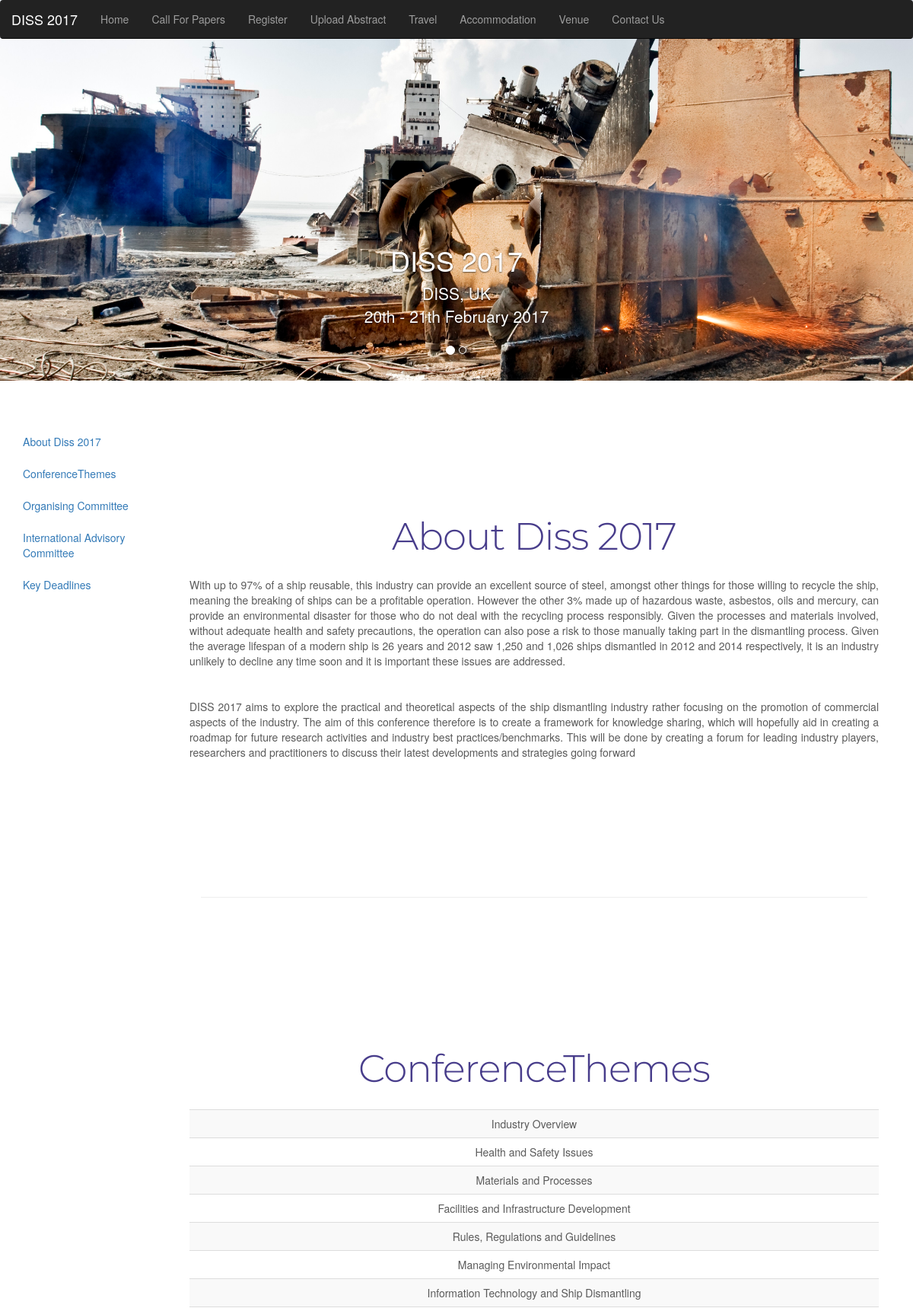
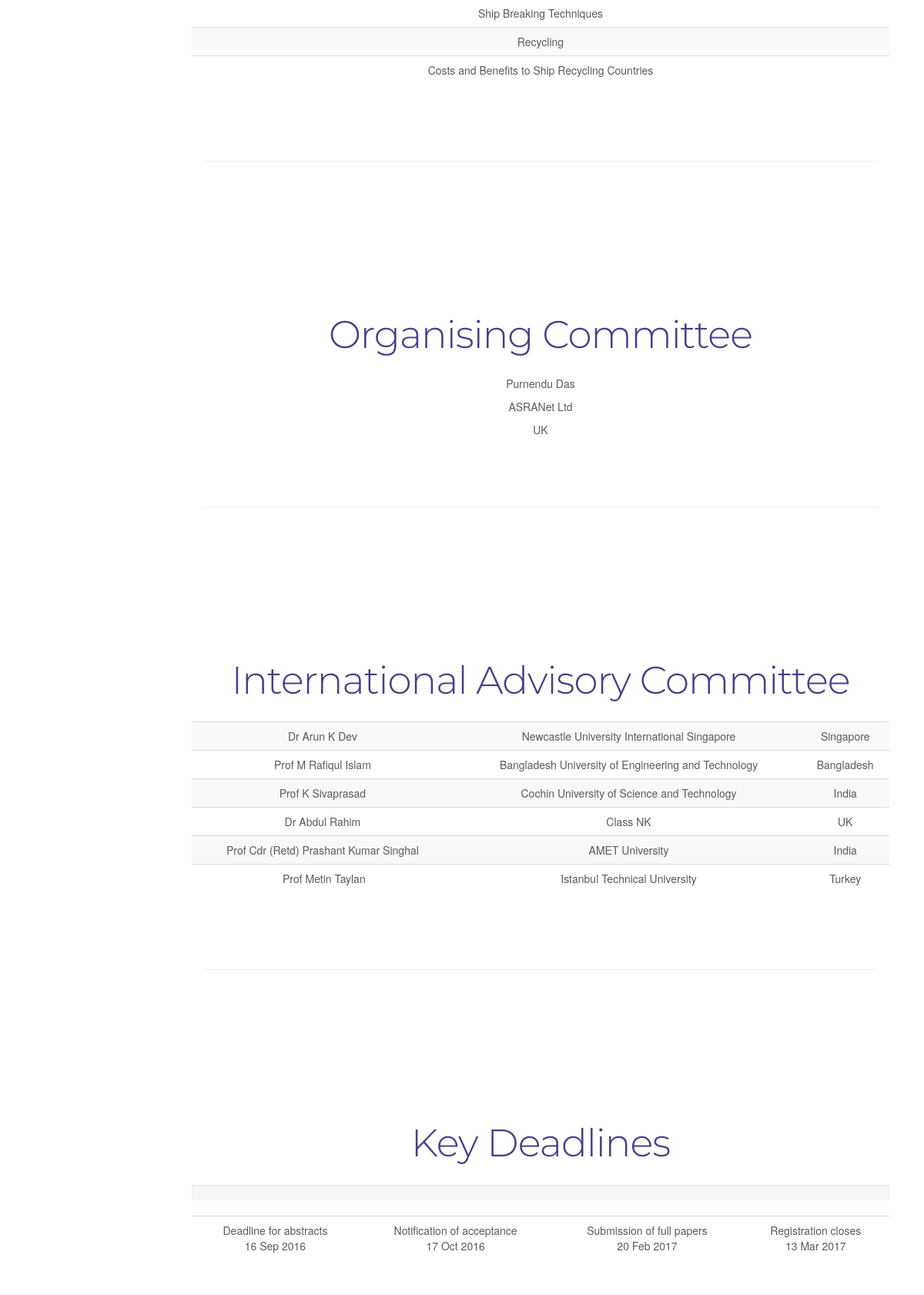
The page / (upper part) on the database its author committed (2 pictures, top to bottom).
### mainApp/models.py (models this page shows, shortened)
class Item(models.Model):
    page = models.ForeignKey(InfoPage)
    headline = models.CharField(max_length=40)
    element_id = models.CharField(max_length=40, unique=True)
    order = models.IntegerField()
    text = models.CharField(max_length=2000)
    def table_class(self):
        new_self = self.text.replace('<table border="1" cellpadding="1" cellspacing="1" style="width:500px">',
                                 '<table class="table table-striped" style="text-align: center">')
        new_self = new_self.replace('<p>', '<p style="text-align: justify">')
        return new_self

### mainApp/views.py (the view)
# urls.py: url(r'^$', 'mainApp.views.index', name='index'),
def index(request):
    story_list = Item.objects.filter(page__name="index").order_by('order')
    return render(request, 'index.html', {"story_list": story_list})

### templates/index.html (shortened to what this page needs)
{% extends 'baseTemplates/infoPageBase.html' %}
{% load staticfiles %}
{% block carousel %}
    <div id="myCarousel" class="carousel slide" data-ride="carousel">
        <ol class="carousel-indicators">
            <li data-target="#myCarousel" data-slide-to="0" class="active"></li>
            <li data-target="#myCarousel" data-slide-to="1"></li>
        </ol>
        <div class="carousel-inner" role="listbox">
            <div class="item active">
                <img class="first-slide" src="{% static "Images/carouselEx1.jpg" %}" alt="First slide">
                <div class="container">
                    <div class="carousel-caption">
                        <h1>DISS 2017</h1>
                        <p>DISS, UK<br>
                            20th - 21th February 2017</p>
                    </div>
                </div>
            </div>
        </div>
    </div>
    {% endblock %}

### templates/baseTemplates/infoPageBase.html (shortened to what this page needs)
{% extends 'baseTemplates/base.html' %}
{% load staticfiles %}
{% block body_block %}
    <div class="side-navigation col-md-4" id="sidebar">
        <ul class="nav nav-pills nav-stacked" id="sidebarNav" data-spy="affix">
            {% for story in story_list %}
                <li><a href="#{{ story.id }}">{{ story.headline }}</a></li>
            {% endfor %}
        </ul>
    </div>
    <div class="main-body">
        {% for story in story_list %}
            <div class="row featurette">
                <h2 class="featurette-heading" id="{{ story.id }}">
                    {{ story.headline }}
                </h2>
                {% autoescape off %}
                    {{ story.table_class }}
                {% endautoescape %}
            </div>
            <hr class="featurette-divider">
        {% endfor %}
    </div>
{% endblock %}

### static/styles.css (style rules this page uses)
body { padding-bottom: 40px; color: #5a5a5a; }
.main-body { margin-left: 17%; padding-left: 5%; padding-right: 5%; }
#sidebar { max-width: 17%; }
.carousel { height: 500px; margin-bottom: 5%; }
.carousel-caption { z-index: 10; }
.carousel .item { height: 500px; background-color: #777; }
.carousel-inner > .item > img { position: absolute; top: 0; left: 0; min-width: 100%; height: 500px; }
.featurette-divider { margin: 80px 0; }
.featurette-heading { font-weight: 300; line-height: 1; letter-spacing: -1px; text-align: center; font-family: "Montserrat", sans-serif; padding-bottom: 2%; }
@media (min-width: 768px) { .carousel-caption p { margin-bottom: 20px; font-size: 21px; line-height: 1.4; } }
@media (min-width: 768px) { .featurette-heading { font-size: 50px; } }
@media (min-width: 992px) { .featurette-heading { margin-top: 120px; } }
.featurette-heading { color: darkslateblue; }

### rows shown on the page
Item: headline "About Diss 2017", table_class "With up to 97% of a ship reusable, this industry can provide an excellent source of steel, amongst other things for those willing to recycle the ship, meaning the breaking of ships can be a profitable operation. However the other 3% made up of hazardous waste, asbestos, oils and mercury, can provide an environmental disaster for those who do not deal with the recycling process responsibly. Given the processes and materials involved, without adequate health and safety precautions, the operation can also pose a risk to those manually taking part in the dismantling process. Given the average lifespan of a modern ship is 26 years and 2012 saw 1,250 and 1,026 ships dismantled in 2012 and 2014…"
Item: headline "ConferenceThemes", table_class "Industry Overview Health and Safety Issues Materials and Processes Facilities and Infrastructure Development Rules, Regulations and Guidelines Managing Environmental Impact Information Technology and Ship Dismantling Ship Breaking Techniques Recycling Costs and Benefits to Ship Recycling Countries"
Item: headline "Organising Committee", table_class "Purnendu Das ASRANet Ltd UK"
Item: headline "International Advisory Committee", table_class "Dr Arun K Dev Newcastle University International Singapore Singapore Prof M Rafiqul Islam Bangladesh University of Engineering and Technology Bangladesh Prof K Sivaprasad Cochin University of Science and Technology India Dr Abdul Rahim Class NK UK Prof Cdr (Retd) Prashant Kumar Singhal AMET University India Prof Metin Taylan Istanbul Technical University Turkey"
Item: headline "Key Deadlines"
